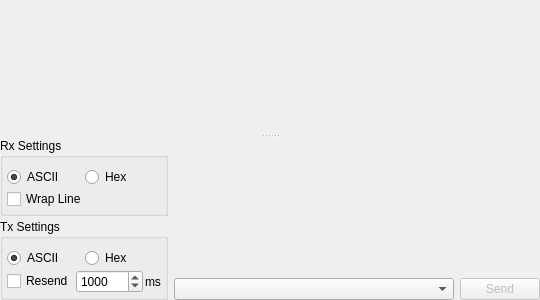
<?xml version="1.0" encoding="UTF-8"?>
<ui version="4.0">
 <class>TerminalView</class>
 <widget class="QWidget" name="TerminalView">
  <property name="geometry">
   <rect>
    <x>0</x>
    <y>0</y>
    <width>540</width>
    <height>300</height>
   </rect>
  </property>
  <layout class="QVBoxLayout" name="verticalLayout_2">
   <property name="leftMargin">
    <number>0</number>
   </property>
   <property name="topMargin">
    <number>0</number>
   </property>
   <property name="rightMargin">
    <number>0</number>
   </property>
   <property name="bottomMargin">
    <number>0</number>
   </property>
   <item>
    <widget class="QSplitter" name="splitter_2">
     <property name="orientation">
      <enum>Qt::Vertical</enum>
     </property>
     <widget class="TextEdit" name="textEditRx" native="true">
      <property name="sizePolicy">
       <sizepolicy hsizetype="Preferred" vsizetype="Expanding">
        <horstretch>0</horstretch>
        <verstretch>1</verstretch>
       </sizepolicy>
      </property>
      <property name="focusPolicy">
       <enum>Qt::ClickFocus</enum>
      </property>
     </widget>
     <widget class="QWidget" name="layoutWidget_5">
      <layout class="QHBoxLayout" name="horizontalLayout_19">
       <item alignment="Qt::AlignBottom">
        <widget class="QWidget" name="widget_5" native="true">
         <property name="sizePolicy">
          <sizepolicy hsizetype="Fixed" vsizetype="Fixed">
           <horstretch>0</horstretch>
           <verstretch>0</verstretch>
          </sizepolicy>
         </property>
         <layout class="QVBoxLayout" name="verticalLayout_16">
          <property name="spacing">
           <number>3</number>
          </property>
          <property name="leftMargin">
           <number>0</number>
          </property>
          <property name="topMargin">
           <number>0</number>
          </property>
          <property name="rightMargin">
           <number>0</number>
          </property>
          <property name="bottomMargin">
           <number>0</number>
          </property>
          <item>
           <widget class="QGroupBox" name="groupBox_9">
            <property name="sizePolicy">
             <sizepolicy hsizetype="Preferred" vsizetype="Fixed">
              <horstretch>0</horstretch>
              <verstretch>0</verstretch>
             </sizepolicy>
            </property>
            <property name="title">
             <string>Rx Settings</string>
            </property>
            <layout class="QVBoxLayout" name="verticalLayout_17">
             <property name="spacing">
              <number>2</number>
             </property>
             <property name="leftMargin">
              <number>4</number>
             </property>
             <property name="rightMargin">
              <number>4</number>
             </property>
             <property name="bottomMargin">
              <number>4</number>
             </property>
             <item>
              <layout class="QHBoxLayout" name="horizontalLayout_20">
               <item>
                <widget class="QRadioButton" name="portReadAscii">
                 <property name="text">
                  <string notr="true">ASCII</string>
                 </property>
                 <property name="checked">
                  <bool>true</bool>
                 </property>
                </widget>
               </item>
               <item>
                <widget class="QRadioButton" name="portReadHex">
                 <property name="text">
                  <string notr="true">Hex</string>
                 </property>
                </widget>
               </item>
              </layout>
             </item>
             <item>
              <widget class="QCheckBox" name="wrapLineBox">
               <property name="enabled">
                <bool>true</bool>
               </property>
               <property name="text">
                <string>Wrap Line</string>
               </property>
              </widget>
             </item>
            </layout>
           </widget>
          </item>
          <item>
           <widget class="QGroupBox" name="groupBox_10">
            <property name="sizePolicy">
             <sizepolicy hsizetype="Preferred" vsizetype="Fixed">
              <horstretch>0</horstretch>
              <verstretch>0</verstretch>
             </sizepolicy>
            </property>
            <property name="title">
             <string>Tx Settings</string>
            </property>
            <layout class="QVBoxLayout" name="verticalLayout_18">
             <property name="spacing">
              <number>2</number>
             </property>
             <property name="leftMargin">
              <number>4</number>
             </property>
             <property name="rightMargin">
              <number>4</number>
             </property>
             <property name="bottomMargin">
              <number>4</number>
             </property>
             <item>
              <layout class="QHBoxLayout" name="horizontalLayout_21">
               <item>
                <widget class="QRadioButton" name="portWriteAscii">
                 <property name="text">
                  <string notr="true">ASCII</string>
                 </property>
                 <property name="checked">
                  <bool>true</bool>
                 </property>
                </widget>
               </item>
               <item>
                <widget class="QRadioButton" name="portWriteHex">
                 <property name="text">
                  <string notr="true">Hex</string>
                 </property>
                </widget>
               </item>
              </layout>
             </item>
             <item>
              <layout class="QHBoxLayout" name="horizontalLayout_22">
               <property name="spacing">
                <number>2</number>
               </property>
               <item>
                <widget class="QCheckBox" name="resendBox">
                 <property name="text">
                  <string>Resend</string>
                 </property>
                </widget>
               </item>
               <item>
                <widget class="QSpinBox" name="resendIntervalBox">
                 <property name="minimum">
                  <number>10</number>
                 </property>
                 <property name="maximum">
                  <number>120000</number>
                 </property>
                 <property name="value">
                  <number>1000</number>
                 </property>
                </widget>
               </item>
               <item>
                <widget class="QLabel" name="label_7">
                 <property name="text">
                  <string>ms</string>
                 </property>
                </widget>
               </item>
              </layout>
             </item>
            </layout>
           </widget>
          </item>
         </layout>
        </widget>
       </item>
       <item>
        <layout class="QGridLayout" name="gridLayout_7">
         <property name="verticalSpacing">
          <number>3</number>
         </property>
         <item row="2" column="1">
          <widget class="QPushButton" name="sendButton">
           <property name="enabled">
            <bool>false</bool>
           </property>
           <property name="sizePolicy">
            <sizepolicy hsizetype="Fixed" vsizetype="Fixed">
             <horstretch>0</horstretch>
             <verstretch>0</verstretch>
            </sizepolicy>
           </property>
           <property name="text">
            <string>Send</string>
           </property>
          </widget>
         </item>
         <item row="2" column="0">
          <widget class="QComboBox" name="historyBox"/>
         </item>
         <item row="0" column="0" colspan="2">
          <widget class="TextEdit" name="textEditTx" native="true">
           <property name="sizePolicy">
            <sizepolicy hsizetype="Preferred" vsizetype="Ignored">
             <horstretch>0</horstretch>
             <verstretch>0</verstretch>
            </sizepolicy>
           </property>
           <property name="focusPolicy">
            <enum>Qt::StrongFocus</enum>
           </property>
          </widget>
         </item>
        </layout>
       </item>
      </layout>
     </widget>
    </widget>
   </item>
  </layout>
 </widget>
 <customwidgets>
  <customwidget>
   <class>TextEdit</class>
   <extends>QWidget</extends>
   <header>src/views/terminal/textedit.h</header>
   <container>1</container>
  </customwidget>
 </customwidgets>
 <tabstops>
  <tabstop>textEditTx</tabstop>
  <tabstop>sendButton</tabstop>
  <tabstop>historyBox</tabstop>
  <tabstop>portReadAscii</tabstop>
  <tabstop>portReadHex</tabstop>
  <tabstop>wrapLineBox</tabstop>
  <tabstop>portWriteAscii</tabstop>
  <tabstop>portWriteHex</tabstop>
  <tabstop>resendBox</tabstop>
  <tabstop>resendIntervalBox</tabstop>
 </tabstops>
 <resources/>
 <connections/>
</ui>
